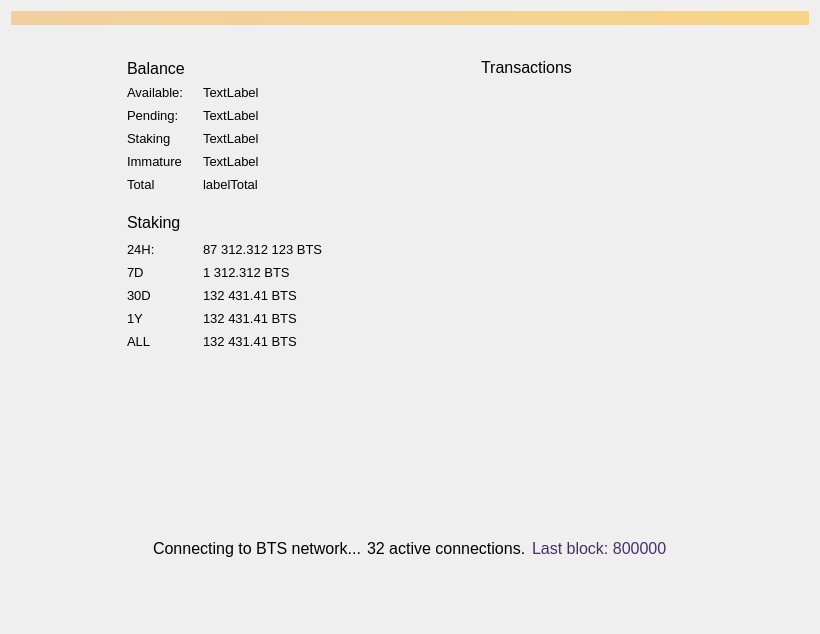
<?xml version="1.0" encoding="UTF-8"?>
<ui version="4.0">
 <class>OverviewPage</class>
 <widget class="QWidget" name="OverviewPage">
  <property name="geometry">
   <rect>
    <x>0</x>
    <y>0</y>
    <width>820</width>
    <height>634</height>
   </rect>
  </property>
  <property name="sizePolicy">
   <sizepolicy hsizetype="MinimumExpanding" vsizetype="MinimumExpanding">
    <horstretch>0</horstretch>
    <verstretch>0</verstretch>
   </sizepolicy>
  </property>
  <property name="maximumSize">
   <size>
    <width>16777215</width>
    <height>16777215</height>
   </size>
  </property>
  <property name="windowTitle">
   <string>Form</string>
  </property>
  <property name="styleSheet">
   <string notr="true"/>
  </property>
  <layout class="QVBoxLayout" name="topLayout">
   <item>
    <widget class="QLabel" name="labelAlerts">
     <property name="visible">
      <bool>false</bool>
     </property>
     <property name="styleSheet">
      <string notr="true">background-color: qlineargradient(x1: 0, y1: 0, x2: 1, y2: 0, stop:0 #F0D0A0, stop:1 #F8D488); color:#000000;</string>
     </property>
     <property name="wordWrap">
      <bool>true</bool>
     </property>
     <property name="margin">
      <number>3</number>
     </property>
    </widget>
   </item>
   <item>
    <spacer name="verticalSpacer">
     <property name="orientation">
      <enum>Qt::Vertical</enum>
     </property>
     <property name="sizeType">
      <enum>QSizePolicy::Fixed</enum>
     </property>
     <property name="sizeHint" stdset="0">
      <size>
       <width>20</width>
       <height>20</height>
      </size>
     </property>
    </spacer>
   </item>
   <item>
    <layout class="QHBoxLayout" name="horizontalLayout_2">
     <property name="sizeConstraint">
      <enum>QLayout::SetMinimumSize</enum>
     </property>
     <item>
      <spacer name="horizontalSpacer">
       <property name="orientation">
        <enum>Qt::Horizontal</enum>
       </property>
       <property name="sizeType">
        <enum>QSizePolicy::Fixed</enum>
       </property>
       <property name="sizeHint" stdset="0">
        <size>
         <width>100</width>
         <height>20</height>
        </size>
       </property>
      </spacer>
     </item>
     <item>
      <layout class="QVBoxLayout" name="verticalLayout_2">
       <property name="sizeConstraint">
        <enum>QLayout::SetNoConstraint</enum>
       </property>
       <property name="leftMargin">
        <number>16</number>
       </property>
       <property name="topMargin">
        <number>7</number>
       </property>
       <property name="rightMargin">
        <number>16</number>
       </property>
       <property name="bottomMargin">
        <number>16</number>
       </property>
       <item>
        <layout class="QHBoxLayout" name="horizontalLayout_3">
         <property name="spacing">
          <number>0</number>
         </property>
         <item>
          <widget class="QLabel" name="label_4">
           <property name="sizePolicy">
            <sizepolicy hsizetype="Minimum" vsizetype="Preferred">
             <horstretch>0</horstretch>
             <verstretch>0</verstretch>
            </sizepolicy>
           </property>
           <property name="font">
            <font>
             <pointsize>-1</pointsize>
            </font>
           </property>
           <property name="styleSheet">
            <string notr="true">color: #000000; text-transform: uppercase; font-size: 16px</string>
           </property>
           <property name="text">
            <string>Balance</string>
           </property>
          </widget>
         </item>
         <item>
          <spacer name="horizontalSpacer_11">
           <property name="orientation">
            <enum>Qt::Horizontal</enum>
           </property>
           <property name="sizeType">
            <enum>QSizePolicy::Maximum</enum>
           </property>
           <property name="sizeHint" stdset="0">
            <size>
             <width>10</width>
             <height>20</height>
            </size>
           </property>
          </spacer>
         </item>
         <item>
          <widget class="QPushButton" name="labelWalletStatus">
           <property name="maximumSize">
            <size>
             <width>22</width>
             <height>22</height>
            </size>
           </property>
           <property name="baseSize">
            <size>
             <width>22</width>
             <height>22</height>
            </size>
           </property>
           <property name="styleSheet">
            <string notr="true">border: 0</string>
           </property>
           <property name="text">
            <string/>
           </property>
           <property name="flat">
            <bool>true</bool>
           </property>
          </widget>
         </item>
         <item>
          <spacer name="horizontalSpacer_10">
           <property name="orientation">
            <enum>Qt::Horizontal</enum>
           </property>
           <property name="sizeHint" stdset="0">
            <size>
             <width>40</width>
             <height>20</height>
            </size>
           </property>
          </spacer>
         </item>
        </layout>
       </item>
       <item>
        <layout class="QHBoxLayout" name="horizontalLayout_4">
         <item>
          <layout class="QFormLayout" name="formLayout">
           <property name="sizeConstraint">
            <enum>QLayout::SetNoConstraint</enum>
           </property>
           <property name="labelAlignment">
            <set>Qt::AlignLeading|Qt::AlignLeft|Qt::AlignVCenter</set>
           </property>
           <property name="verticalSpacing">
            <number>-1</number>
           </property>
           <item row="0" column="0">
            <widget class="QLabel" name="label_5">
             <property name="sizePolicy">
              <sizepolicy hsizetype="Minimum" vsizetype="Preferred">
               <horstretch>0</horstretch>
               <verstretch>0</verstretch>
              </sizepolicy>
             </property>
             <property name="minimumSize">
              <size>
               <width>70</width>
               <height>17</height>
              </size>
             </property>
             <property name="maximumSize">
              <size>
               <width>70</width>
               <height>17</height>
              </size>
             </property>
             <property name="font">
              <font>
               <pointsize>10</pointsize>
               <weight>50</weight>
               <bold>false</bold>
               <stylestrategy>PreferAntialias</stylestrategy>
              </font>
             </property>
             <property name="styleSheet">
              <string notr="true">color: #000000</string>
             </property>
             <property name="text">
              <string>Available:</string>
             </property>
             <property name="alignment">
              <set>Qt::AlignLeading|Qt::AlignLeft|Qt::AlignVCenter</set>
             </property>
            </widget>
           </item>
           <item row="0" column="1">
            <widget class="QLabel" name="labelBalance">
             <property name="font">
              <font>
               <pointsize>10</pointsize>
               <weight>50</weight>
               <bold>false</bold>
               <stylestrategy>PreferAntialias</stylestrategy>
              </font>
             </property>
             <property name="styleSheet">
              <string notr="true">color: #000000</string>
             </property>
             <property name="text">
              <string>TextLabel</string>
             </property>
             <property name="alignment">
              <set>Qt::AlignLeading|Qt::AlignLeft|Qt::AlignVCenter</set>
             </property>
            </widget>
           </item>
           <item row="1" column="0">
            <widget class="QLabel" name="label_7">
             <property name="sizePolicy">
              <sizepolicy hsizetype="Minimum" vsizetype="Preferred">
               <horstretch>0</horstretch>
               <verstretch>0</verstretch>
              </sizepolicy>
             </property>
             <property name="minimumSize">
              <size>
               <width>70</width>
               <height>17</height>
              </size>
             </property>
             <property name="maximumSize">
              <size>
               <width>70</width>
               <height>17</height>
              </size>
             </property>
             <property name="font">
              <font>
               <pointsize>10</pointsize>
               <weight>50</weight>
               <bold>false</bold>
               <stylestrategy>PreferAntialias</stylestrategy>
              </font>
             </property>
             <property name="styleSheet">
              <string notr="true">color: #000000</string>
             </property>
             <property name="text">
              <string>Pending:</string>
             </property>
             <property name="alignment">
              <set>Qt::AlignLeading|Qt::AlignLeft|Qt::AlignVCenter</set>
             </property>
            </widget>
           </item>
           <item row="1" column="1">
            <widget class="QLabel" name="labelUnconfirmed">
             <property name="font">
              <font>
               <pointsize>10</pointsize>
               <weight>50</weight>
               <bold>false</bold>
               <stylestrategy>PreferAntialias</stylestrategy>
              </font>
             </property>
             <property name="styleSheet">
              <string notr="true">color: #000000</string>
             </property>
             <property name="text">
              <string>TextLabel</string>
             </property>
             <property name="alignment">
              <set>Qt::AlignLeading|Qt::AlignLeft|Qt::AlignVCenter</set>
             </property>
            </widget>
           </item>
           <item row="3" column="0">
            <widget class="QLabel" name="labelImmatureText">
             <property name="sizePolicy">
              <sizepolicy hsizetype="Minimum" vsizetype="Preferred">
               <horstretch>0</horstretch>
               <verstretch>0</verstretch>
              </sizepolicy>
             </property>
             <property name="minimumSize">
              <size>
               <width>70</width>
               <height>17</height>
              </size>
             </property>
             <property name="maximumSize">
              <size>
               <width>70</width>
               <height>17</height>
              </size>
             </property>
             <property name="font">
              <font>
               <pointsize>10</pointsize>
               <weight>50</weight>
               <bold>false</bold>
               <stylestrategy>PreferAntialias</stylestrategy>
              </font>
             </property>
             <property name="styleSheet">
              <string notr="true">color: #000000</string>
             </property>
             <property name="text">
              <string>Immature</string>
             </property>
             <property name="alignment">
              <set>Qt::AlignLeading|Qt::AlignLeft|Qt::AlignVCenter</set>
             </property>
            </widget>
           </item>
           <item row="3" column="1">
            <widget class="QLabel" name="labelImmature">
             <property name="font">
              <font>
               <pointsize>10</pointsize>
               <weight>50</weight>
               <bold>false</bold>
               <stylestrategy>PreferAntialias</stylestrategy>
              </font>
             </property>
             <property name="styleSheet">
              <string notr="true">color: #000000</string>
             </property>
             <property name="text">
              <string>TextLabel</string>
             </property>
             <property name="alignment">
              <set>Qt::AlignLeading|Qt::AlignLeft|Qt::AlignVCenter</set>
             </property>
            </widget>
           </item>
           <item row="4" column="0">
            <widget class="QLabel" name="label_8">
             <property name="sizePolicy">
              <sizepolicy hsizetype="Minimum" vsizetype="Preferred">
               <horstretch>0</horstretch>
               <verstretch>0</verstretch>
              </sizepolicy>
             </property>
             <property name="minimumSize">
              <size>
               <width>70</width>
               <height>17</height>
              </size>
             </property>
             <property name="maximumSize">
              <size>
               <width>70</width>
               <height>17</height>
              </size>
             </property>
             <property name="font">
              <font>
               <pointsize>10</pointsize>
               <weight>50</weight>
               <bold>false</bold>
               <stylestrategy>PreferAntialias</stylestrategy>
              </font>
             </property>
             <property name="styleSheet">
              <string notr="true">color: #000000</string>
             </property>
             <property name="text">
              <string>Total</string>
             </property>
             <property name="alignment">
              <set>Qt::AlignLeading|Qt::AlignLeft|Qt::AlignVCenter</set>
             </property>
            </widget>
           </item>
           <item row="4" column="1">
            <widget class="QLabel" name="labelTotal">
             <property name="font">
              <font>
               <pointsize>10</pointsize>
               <weight>50</weight>
               <bold>false</bold>
               <stylestrategy>PreferAntialias</stylestrategy>
              </font>
             </property>
             <property name="styleSheet">
              <string notr="true">color: #000000</string>
             </property>
             <property name="text">
              <string>labelTotal</string>
             </property>
             <property name="alignment">
              <set>Qt::AlignLeading|Qt::AlignLeft|Qt::AlignVCenter</set>
             </property>
            </widget>
           </item>
           <item row="2" column="1">
            <widget class="QLabel" name="labelStaking">
             <property name="font">
              <font>
               <pointsize>10</pointsize>
               <weight>50</weight>
               <bold>false</bold>
               <stylestrategy>PreferAntialias</stylestrategy>
              </font>
             </property>
             <property name="styleSheet">
              <string notr="true">color: #000000</string>
             </property>
             <property name="text">
              <string>TextLabel</string>
             </property>
             <property name="alignment">
              <set>Qt::AlignLeading|Qt::AlignLeft|Qt::AlignVCenter</set>
             </property>
            </widget>
           </item>
           <item row="2" column="0">
            <widget class="QLabel" name="labelStakingText">
             <property name="sizePolicy">
              <sizepolicy hsizetype="Minimum" vsizetype="Preferred">
               <horstretch>0</horstretch>
               <verstretch>0</verstretch>
              </sizepolicy>
             </property>
             <property name="minimumSize">
              <size>
               <width>70</width>
               <height>17</height>
              </size>
             </property>
             <property name="maximumSize">
              <size>
               <width>70</width>
               <height>17</height>
              </size>
             </property>
             <property name="font">
              <font>
               <pointsize>10</pointsize>
               <weight>50</weight>
               <bold>false</bold>
               <stylestrategy>PreferAntialias</stylestrategy>
              </font>
             </property>
             <property name="styleSheet">
              <string notr="true">color: #000000</string>
             </property>
             <property name="text">
              <string>Staking</string>
             </property>
             <property name="alignment">
              <set>Qt::AlignLeading|Qt::AlignLeft|Qt::AlignVCenter</set>
             </property>
            </widget>
           </item>
          </layout>
         </item>
         <item>
          <spacer name="horizontalSpacer_4">
           <property name="orientation">
            <enum>Qt::Horizontal</enum>
           </property>
           <property name="sizeHint" stdset="0">
            <size>
             <width>40</width>
             <height>20</height>
            </size>
           </property>
          </spacer>
         </item>
        </layout>
       </item>
       <item>
        <spacer name="verticalSpacer_5">
         <property name="orientation">
          <enum>Qt::Vertical</enum>
         </property>
         <property name="sizeType">
          <enum>QSizePolicy::Maximum</enum>
         </property>
         <property name="sizeHint" stdset="0">
          <size>
           <width>20</width>
           <height>10</height>
          </size>
         </property>
        </spacer>
       </item>
       <item>
        <layout class="QHBoxLayout" name="horizontalLayout_7">
         <property name="spacing">
          <number>0</number>
         </property>
         <item>
          <widget class="QLabel" name="label_11">
           <property name="font">
            <font>
             <pointsize>-1</pointsize>
            </font>
           </property>
           <property name="styleSheet">
            <string notr="true">color: #000000; text-transform: uppercase; font-size: 16px</string>
           </property>
           <property name="text">
            <string>Staking</string>
           </property>
           <property name="alignment">
            <set>Qt::AlignLeading|Qt::AlignLeft|Qt::AlignVCenter</set>
           </property>
          </widget>
         </item>
         <item>
          <spacer name="horizontalSpacer_8">
           <property name="orientation">
            <enum>Qt::Horizontal</enum>
           </property>
           <property name="sizeType">
            <enum>QSizePolicy::Maximum</enum>
           </property>
           <property name="sizeHint" stdset="0">
            <size>
             <width>10</width>
             <height>20</height>
            </size>
           </property>
          </spacer>
         </item>
         <item>
          <widget class="QPushButton" name="unlockStakingButton">
           <property name="minimumSize">
            <size>
             <width>26</width>
             <height>26</height>
            </size>
           </property>
           <property name="maximumSize">
            <size>
             <width>26</width>
             <height>26</height>
            </size>
           </property>
           <property name="styleSheet">
            <string notr="true">border: 0</string>
           </property>
           <property name="text">
            <string/>
           </property>
          </widget>
         </item>
         <item>
          <spacer name="horizontalSpacer_9">
           <property name="orientation">
            <enum>Qt::Horizontal</enum>
           </property>
           <property name="sizeHint" stdset="0">
            <size>
             <width>40</width>
             <height>20</height>
            </size>
           </property>
          </spacer>
         </item>
        </layout>
       </item>
       <item>
        <layout class="QHBoxLayout" name="horizontalLayout_6">
         <item>
          <layout class="QFormLayout" name="formLayout_2">
           <property name="labelAlignment">
            <set>Qt::AlignLeading|Qt::AlignLeft|Qt::AlignVCenter</set>
           </property>
           <item row="1" column="0">
            <widget class="QLabel" name="label_10">
             <property name="sizePolicy">
              <sizepolicy hsizetype="Minimum" vsizetype="Preferred">
               <horstretch>0</horstretch>
               <verstretch>0</verstretch>
              </sizepolicy>
             </property>
             <property name="minimumSize">
              <size>
               <width>70</width>
               <height>17</height>
              </size>
             </property>
             <property name="maximumSize">
              <size>
               <width>70</width>
               <height>17</height>
              </size>
             </property>
             <property name="font">
              <font>
               <pointsize>10</pointsize>
               <weight>50</weight>
               <bold>false</bold>
               <stylestrategy>PreferAntialias</stylestrategy>
              </font>
             </property>
             <property name="styleSheet">
              <string notr="true">color: #000000</string>
             </property>
             <property name="text">
              <string>24H:</string>
             </property>
             <property name="alignment">
              <set>Qt::AlignLeading|Qt::AlignLeft|Qt::AlignVCenter</set>
             </property>
            </widget>
           </item>
           <item row="1" column="1">
            <widget class="QLabel" name="label24hStakingStats">
             <property name="font">
              <font>
               <pointsize>10</pointsize>
               <weight>50</weight>
               <bold>false</bold>
               <stylestrategy>PreferAntialias</stylestrategy>
               <kerning>false</kerning>
              </font>
             </property>
             <property name="styleSheet">
              <string notr="true">color: #000000</string>
             </property>
             <property name="text">
              <string>87 312.312 123 BTS</string>
             </property>
             <property name="alignment">
              <set>Qt::AlignLeading|Qt::AlignLeft|Qt::AlignVCenter</set>
             </property>
            </widget>
           </item>
           <item row="2" column="0">
            <widget class="QLabel" name="label_13">
             <property name="sizePolicy">
              <sizepolicy hsizetype="Minimum" vsizetype="Preferred">
               <horstretch>0</horstretch>
               <verstretch>0</verstretch>
              </sizepolicy>
             </property>
             <property name="minimumSize">
              <size>
               <width>70</width>
               <height>17</height>
              </size>
             </property>
             <property name="maximumSize">
              <size>
               <width>70</width>
               <height>17</height>
              </size>
             </property>
             <property name="font">
              <font>
               <pointsize>10</pointsize>
               <weight>50</weight>
               <bold>false</bold>
               <stylestrategy>PreferAntialias</stylestrategy>
               <kerning>false</kerning>
              </font>
             </property>
             <property name="styleSheet">
              <string notr="true">color: #000000</string>
             </property>
             <property name="text">
              <string>7D</string>
             </property>
             <property name="alignment">
              <set>Qt::AlignLeading|Qt::AlignLeft|Qt::AlignVCenter</set>
             </property>
            </widget>
           </item>
           <item row="2" column="1">
            <widget class="QLabel" name="label7dStakingStats">
             <property name="font">
              <font>
               <pointsize>10</pointsize>
               <weight>50</weight>
               <bold>false</bold>
               <stylestrategy>PreferAntialias</stylestrategy>
               <kerning>false</kerning>
              </font>
             </property>
             <property name="styleSheet">
              <string notr="true">color: #000000</string>
             </property>
             <property name="text">
              <string>1 312.312 BTS</string>
             </property>
             <property name="alignment">
              <set>Qt::AlignLeading|Qt::AlignLeft|Qt::AlignVCenter</set>
             </property>
            </widget>
           </item>
           <item row="3" column="1">
            <widget class="QLabel" name="label30dStakingStats">
             <property name="font">
              <font>
               <pointsize>10</pointsize>
               <weight>50</weight>
               <bold>false</bold>
               <stylestrategy>PreferAntialias</stylestrategy>
               <kerning>false</kerning>
              </font>
             </property>
             <property name="styleSheet">
              <string notr="true">color: #000000</string>
             </property>
             <property name="text">
              <string>132 431.41 BTS</string>
             </property>
             <property name="alignment">
              <set>Qt::AlignLeading|Qt::AlignLeft|Qt::AlignVCenter</set>
             </property>
            </widget>
           </item>
           <item row="3" column="0">
            <widget class="QLabel" name="label_14">
             <property name="sizePolicy">
              <sizepolicy hsizetype="Minimum" vsizetype="Preferred">
               <horstretch>0</horstretch>
               <verstretch>0</verstretch>
              </sizepolicy>
             </property>
             <property name="minimumSize">
              <size>
               <width>70</width>
               <height>17</height>
              </size>
             </property>
             <property name="maximumSize">
              <size>
               <width>70</width>
               <height>17</height>
              </size>
             </property>
             <property name="font">
              <font>
               <pointsize>10</pointsize>
               <weight>50</weight>
               <bold>false</bold>
               <stylestrategy>PreferAntialias</stylestrategy>
               <kerning>false</kerning>
              </font>
             </property>
             <property name="styleSheet">
              <string notr="true">color: #000000</string>
             </property>
             <property name="text">
              <string>30D</string>
             </property>
             <property name="alignment">
              <set>Qt::AlignLeading|Qt::AlignLeft|Qt::AlignVCenter</set>
             </property>
            </widget>
           </item>
           <item row="4" column="0">
            <widget class="QLabel" name="label_15">
             <property name="sizePolicy">
              <sizepolicy hsizetype="Minimum" vsizetype="Preferred">
               <horstretch>0</horstretch>
               <verstretch>0</verstretch>
              </sizepolicy>
             </property>
             <property name="minimumSize">
              <size>
               <width>70</width>
               <height>17</height>
              </size>
             </property>
             <property name="maximumSize">
              <size>
               <width>70</width>
               <height>17</height>
              </size>
             </property>
             <property name="font">
              <font>
               <pointsize>10</pointsize>
               <weight>50</weight>
               <bold>false</bold>
               <stylestrategy>PreferAntialias</stylestrategy>
               <kerning>false</kerning>
              </font>
             </property>
             <property name="styleSheet">
              <string notr="true">color: #000000</string>
             </property>
             <property name="text">
              <string>1Y</string>
             </property>
             <property name="alignment">
              <set>Qt::AlignLeading|Qt::AlignLeft|Qt::AlignVCenter</set>
             </property>
            </widget>
           </item>
           <item row="4" column="1">
            <widget class="QLabel" name="label1yStakingStats">
             <property name="font">
              <font>
               <pointsize>10</pointsize>
               <weight>50</weight>
               <bold>false</bold>
               <stylestrategy>PreferAntialias</stylestrategy>
               <kerning>false</kerning>
              </font>
             </property>
             <property name="styleSheet">
              <string notr="true">color: #000000</string>
             </property>
             <property name="text">
              <string>132 431.41 BTS</string>
             </property>
             <property name="alignment">
              <set>Qt::AlignLeading|Qt::AlignLeft|Qt::AlignVCenter</set>
             </property>
            </widget>
           </item>
           <item row="5" column="0">
            <widget class="QLabel" name="label_16">
             <property name="sizePolicy">
              <sizepolicy hsizetype="Minimum" vsizetype="Preferred">
               <horstretch>0</horstretch>
               <verstretch>0</verstretch>
              </sizepolicy>
             </property>
             <property name="minimumSize">
              <size>
               <width>70</width>
               <height>17</height>
              </size>
             </property>
             <property name="maximumSize">
              <size>
               <width>70</width>
               <height>17</height>
              </size>
             </property>
             <property name="font">
              <font>
               <pointsize>10</pointsize>
               <weight>50</weight>
               <bold>false</bold>
               <stylestrategy>PreferAntialias</stylestrategy>
               <kerning>false</kerning>
              </font>
             </property>
             <property name="styleSheet">
              <string notr="true">color: #000000</string>
             </property>
             <property name="text">
              <string>ALL</string>
             </property>
             <property name="alignment">
              <set>Qt::AlignLeading|Qt::AlignLeft|Qt::AlignVCenter</set>
             </property>
            </widget>
           </item>
           <item row="5" column="1">
            <widget class="QLabel" name="labelallStakingStats">
             <property name="font">
              <font>
               <pointsize>10</pointsize>
               <weight>50</weight>
               <bold>false</bold>
               <stylestrategy>PreferAntialias</stylestrategy>
               <kerning>false</kerning>
              </font>
             </property>
             <property name="styleSheet">
              <string notr="true">color: #000000</string>
             </property>
             <property name="text">
              <string>132 431.41 BTS</string>
             </property>
             <property name="alignment">
              <set>Qt::AlignLeading|Qt::AlignLeft|Qt::AlignVCenter</set>
             </property>
            </widget>
           </item>
          </layout>
         </item>
         <item>
          <spacer name="horizontalSpacer_7">
           <property name="orientation">
            <enum>Qt::Horizontal</enum>
           </property>
           <property name="sizeHint" stdset="0">
            <size>
             <width>40</width>
             <height>20</height>
            </size>
           </property>
          </spacer>
         </item>
        </layout>
       </item>
       <item>
        <widget class="QLabel" name="stakingStatusLabel">
         <property name="sizePolicy">
          <sizepolicy hsizetype="Expanding" vsizetype="Preferred">
           <horstretch>0</horstretch>
           <verstretch>0</verstretch>
          </sizepolicy>
         </property>
         <property name="minimumSize">
          <size>
           <width>235</width>
           <height>0</height>
          </size>
         </property>
         <property name="maximumSize">
          <size>
           <width>235</width>
           <height>16777215</height>
          </size>
         </property>
         <property name="styleSheet">
          <string notr="true">color: #000000;  font-size: 13px; margin-top:6px</string>
         </property>
         <property name="text">
          <string/>
         </property>
         <property name="wordWrap">
          <bool>true</bool>
         </property>
        </widget>
       </item>
       <item>
        <widget class="QLabel" name="votingStatusLabel">
         <property name="sizePolicy">
          <sizepolicy hsizetype="Expanding" vsizetype="Preferred">
           <horstretch>0</horstretch>
           <verstretch>0</verstretch>
          </sizepolicy>
         </property>
         <property name="minimumSize">
          <size>
           <width>235</width>
           <height>0</height>
          </size>
         </property>
         <property name="maximumSize">
          <size>
           <width>235</width>
           <height>16777215</height>
          </size>
         </property>
         <property name="styleSheet">
          <string notr="true">color: #000000;  font-size: 13px; margin-top:6px</string>
         </property>
         <property name="text">
          <string/>
         </property>
         <property name="wordWrap">
          <bool>true</bool>
         </property>
        </widget>
       </item>
       <item>
        <spacer name="verticalSpacer_4">
         <property name="orientation">
          <enum>Qt::Vertical</enum>
         </property>
         <property name="sizeHint" stdset="0">
          <size>
           <width>20</width>
           <height>40</height>
          </size>
         </property>
        </spacer>
       </item>
      </layout>
     </item>
     <item>
      <spacer name="horizontalSpacer_2">
       <property name="orientation">
        <enum>Qt::Horizontal</enum>
       </property>
       <property name="sizeType">
        <enum>QSizePolicy::Fixed</enum>
       </property>
       <property name="sizeHint" stdset="0">
        <size>
         <width>80</width>
         <height>20</height>
        </size>
       </property>
      </spacer>
     </item>
     <item>
      <layout class="QVBoxLayout" name="verticalLayout_3">
       <property name="leftMargin">
        <number>16</number>
       </property>
       <property name="topMargin">
        <number>7</number>
       </property>
       <property name="rightMargin">
        <number>16</number>
       </property>
       <property name="bottomMargin">
        <number>16</number>
       </property>
       <item>
        <layout class="QVBoxLayout" name="verticalLayout_4">
         <item>
          <layout class="QHBoxLayout" name="horizontalLayout_5">
           <item>
            <widget class="QLabel" name="label_12">
             <property name="sizePolicy">
              <sizepolicy hsizetype="Preferred" vsizetype="Maximum">
               <horstretch>0</horstretch>
               <verstretch>0</verstretch>
              </sizepolicy>
             </property>
             <property name="maximumSize">
              <size>
               <width>16777215</width>
               <height>19</height>
              </size>
             </property>
             <property name="font">
              <font>
               <pointsize>-1</pointsize>
              </font>
             </property>
             <property name="styleSheet">
              <string notr="true">color: #000000; text-transform: uppercase; font-size: 16px;</string>
             </property>
             <property name="text">
              <string>Transactions</string>
             </property>
            </widget>
           </item>
           <item>
            <spacer name="horizontalSpacer_12">
             <property name="orientation">
              <enum>Qt::Horizontal</enum>
             </property>
             <property name="sizeHint" stdset="0">
              <size>
               <width>40</width>
               <height>20</height>
              </size>
             </property>
            </spacer>
           </item>
          </layout>
         </item>
         <item>
          <spacer name="verticalSpacer_6">
           <property name="orientation">
            <enum>Qt::Vertical</enum>
           </property>
           <property name="sizeType">
            <enum>QSizePolicy::Maximum</enum>
           </property>
           <property name="sizeHint" stdset="0">
            <size>
             <width>20</width>
             <height>4</height>
            </size>
           </property>
          </spacer>
         </item>
         <item>
          <widget class="ListView" name="listTransactions" native="true">
           <property name="styleSheet">
            <string notr="true">background: transparent;border:0</string>
           </property>
          </widget>
         </item>
        </layout>
       </item>
      </layout>
     </item>
     <item>
      <spacer name="horizontalSpacer_3">
       <property name="orientation">
        <enum>Qt::Horizontal</enum>
       </property>
       <property name="sizeType">
        <enum>QSizePolicy::Fixed</enum>
       </property>
       <property name="sizeHint" stdset="0">
        <size>
         <width>100</width>
         <height>20</height>
        </size>
       </property>
      </spacer>
     </item>
    </layout>
   </item>
   <item>
    <layout class="QHBoxLayout" name="horizontalLayout">
     <property name="sizeConstraint">
      <enum>QLayout::SetMinimumSize</enum>
     </property>
     <item>
      <spacer name="horizontalSpacer_5">
       <property name="orientation">
        <enum>Qt::Horizontal</enum>
       </property>
       <property name="sizeHint" stdset="0">
        <size>
         <width>40</width>
         <height>20</height>
        </size>
       </property>
      </spacer>
     </item>
     <item>
      <widget class="QLabel" name="statusTitle">
       <property name="sizePolicy">
        <sizepolicy hsizetype="Minimum" vsizetype="Preferred">
         <horstretch>0</horstretch>
         <verstretch>0</verstretch>
        </sizepolicy>
       </property>
       <property name="minimumSize">
        <size>
         <width>0</width>
         <height>60</height>
        </size>
       </property>
       <property name="font">
        <font>
         <pointsize>12</pointsize>
        </font>
       </property>
       <property name="styleSheet">
        <string notr="true">color: #000000</string>
       </property>
       <property name="text">
        <string>Connecting to BTS network...</string>
       </property>
       <property name="alignment">
        <set>Qt::AlignCenter</set>
       </property>
      </widget>
     </item>
     <item>
      <widget class="QLabel" name="statusTitleConnections">
       <property name="sizePolicy">
        <sizepolicy hsizetype="Minimum" vsizetype="Preferred">
         <horstretch>0</horstretch>
         <verstretch>0</verstretch>
        </sizepolicy>
       </property>
       <property name="font">
        <font>
         <pointsize>12</pointsize>
        </font>
       </property>
       <property name="visible">
        <bool>false</bool>
       </property>
       <property name="styleSheet">
        <string notr="true">color: #000000</string>
       </property>
       <property name="text">
        <string>32 active connections.</string>
       </property>
      </widget>
     </item>
     <item>
      <widget class="QLabel" name="statusTitleBlocks">
       <property name="sizePolicy">
        <sizepolicy hsizetype="Minimum" vsizetype="Preferred">
         <horstretch>0</horstretch>
         <verstretch>0</verstretch>
        </sizepolicy>
       </property>
       <property name="font">
        <font>
         <pointsize>12</pointsize>
        </font>
       </property>
       <property name="visible">
        <bool>false</bool>
       </property>
       <property name="styleSheet">
        <string notr="true">color: #452f6a</string>
       </property>
       <property name="text">
        <string>Last block: 800000</string>
       </property>
      </widget>
     </item>
     <item>
      <spacer name="horizontalSpacer_6">
       <property name="orientation">
        <enum>Qt::Horizontal</enum>
       </property>
       <property name="sizeHint" stdset="0">
        <size>
         <width>40</width>
         <height>20</height>
        </size>
       </property>
      </spacer>
     </item>
    </layout>
   </item>
   <item>
    <spacer name="verticalSpacer_3">
     <property name="orientation">
      <enum>Qt::Vertical</enum>
     </property>
     <property name="sizeType">
      <enum>QSizePolicy::Fixed</enum>
     </property>
     <property name="sizeHint" stdset="0">
      <size>
       <width>20</width>
       <height>45</height>
      </size>
     </property>
    </spacer>
   </item>
  </layout>
 </widget>
 <customwidgets>
  <customwidget>
   <class>ListView</class>
   <extends>QWidget</extends>
   <header>listview.h</header>
  </customwidget>
 </customwidgets>
 <resources/>
 <connections/>
</ui>
